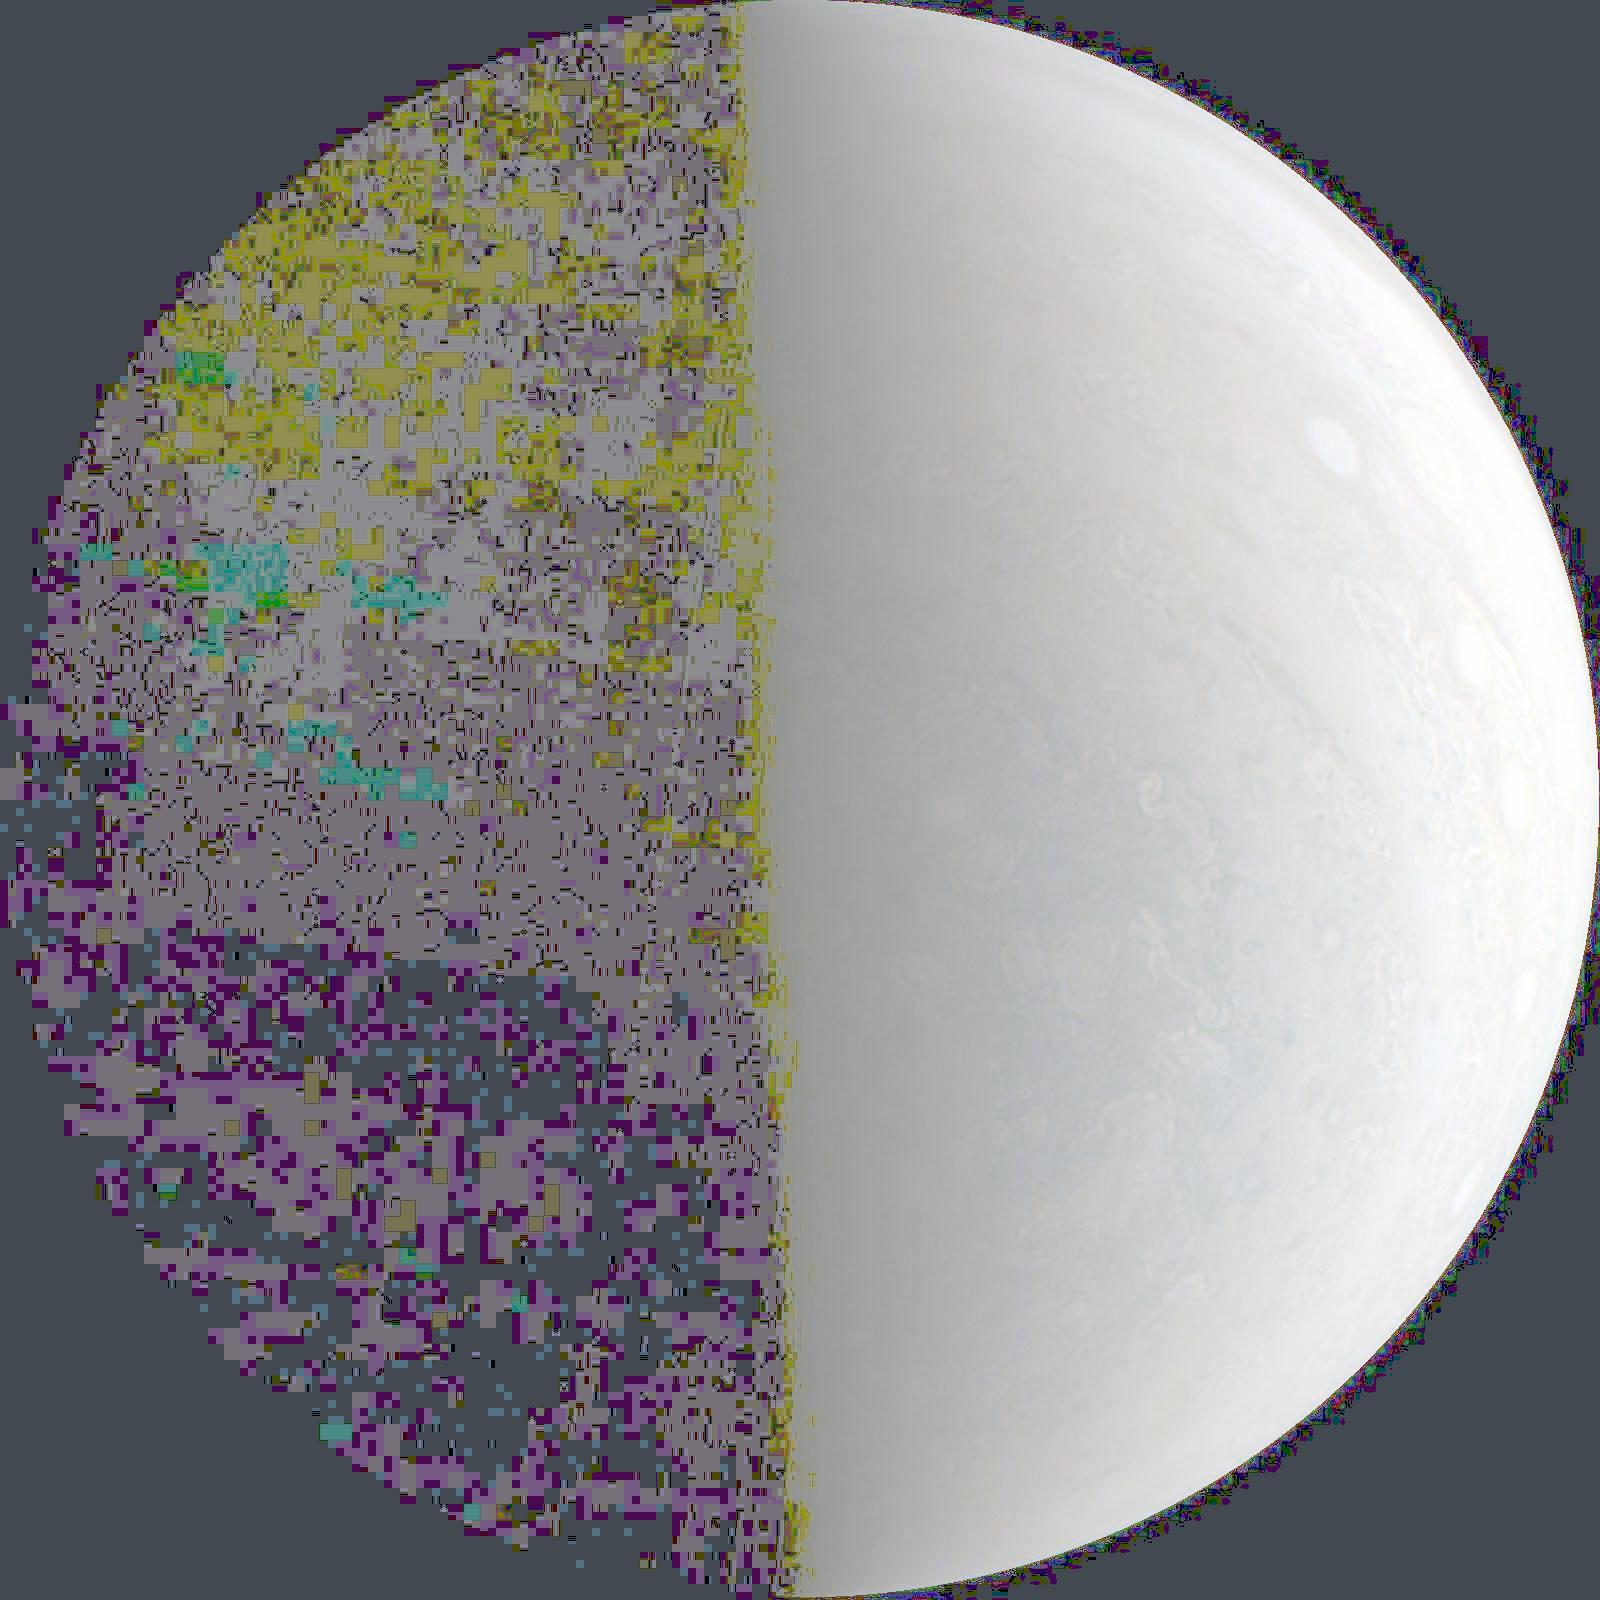

Here is the Python script that generated this plot:
import numpy as np
import cv2
from PIL import Image
import matplotlib.pyplot as plt
import matplotlib.image as mpimg

def ec(filename):  
    rgb=cv2.imread(filename)
    plt.figure(0)
    plt.imshow(rgb)
    C1 = rgb[:,:,0]
    C2 = rgb[:,:,1]
    C3 = rgb[:,:,2]
    histo=np.zeros(256)
    histo2=np.zeros(256)
    histo3=np.zeros(256)
    filas=C1.shape[0] #
    columnas=C1.shape[1]
    filas2=C2.shape[0] #
    columnas2=C2.shape[1]
    filas3=C3.shape[0] #
    columnas3=C3.shape[1]
    salida1=np.zeros((filas,columnas))
    salida2=np.zeros((filas2,columnas2))
    salida3=np.zeros((filas3,columnas3))
    
    for i in range(filas):
        for j in range(columnas):
            pixel = int(C1[i,j])
            pixel2 = int(C2[i,j])
            pixel3 = int(C3[i,j])
            histo[pixel]  +=1   #ocurrencia en el univero
            histo2[pixel2]  +=1   #ocurrencia en el univero
            histo3[pixel3]  +=1 
    pro = histo/(filas*columnas)  
    pro2 = histo2/(filas2*columnas2)
    pro3 = histo3/(filas3*columnas3)
    ecualiza=np.zeros(256)
    ecualiza2=np.zeros(256)
    ecualiza3=np.zeros(256)
    acumulado = 0
    acumulado2 = 0
    acumulado3 = 0
    for k in range(256):
        acumulado = pro[k] + acumulado
        acumulado2 = pro2[k] + acumulado2
        acumulado3 = pro3[k] + acumulado3
        ecualiza[k]=acumulado * 255.0  
        ecualiza2[k]=acumulado2 * 255.0   
        ecualiza3[k]=acumulado3 * 255.0            
    for i in range(filas):
        for j in range(columnas):
            entrada = int(C1[i,j])
            entrada2 = int(C2[i,j])
            entrada3 = int(C3[i,j])
            salida1[i,j]=ecualiza[entrada]
            salida2[i,j]=ecualiza2[entrada2]
            salida3[i,j]=ecualiza3[entrada3]
    rgbArray = np.zeros((filas,columnas,3), 'uint8')
    rgbArray[..., 0] = salida1
    rgbArray[..., 1] = salida2
    rgbArray[..., 2] = salida3
    salida = Image.fromarray(rgbArray)
    #plt.imshow(salida)
    #salida1.save('salida1.jpg')
    #salida2.save('salida2.jpg')
    #salida3.save('salida3.jpg')
    salida.save('ec.jpg')
    
